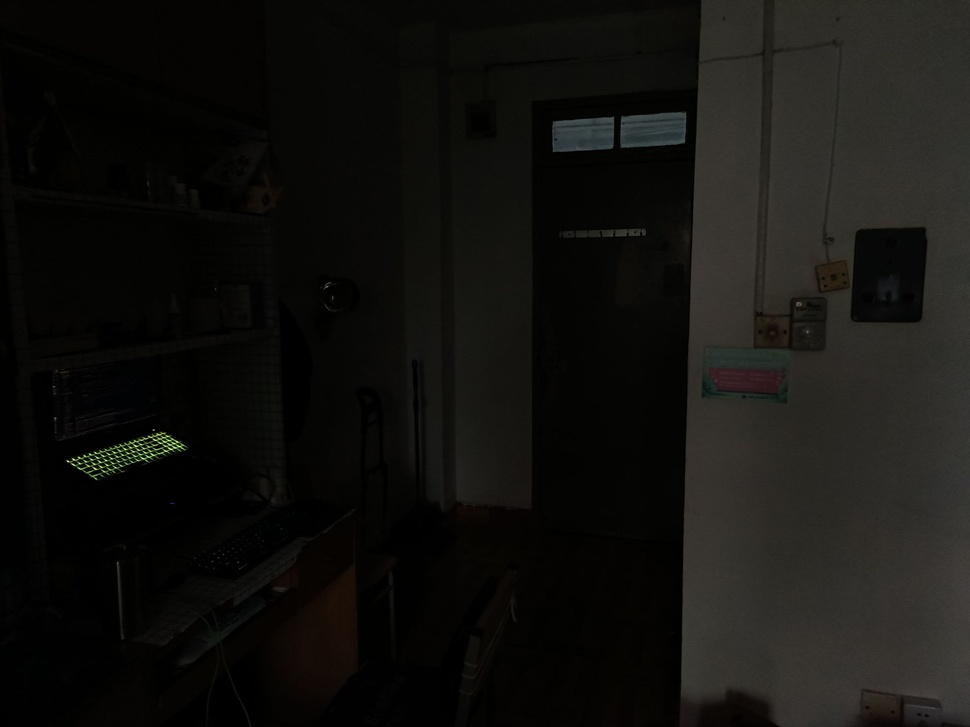
#> input picture 信息科学与工程学院/机器视觉实践/src/brightness/photo.jpg, 970 x 727 px, shrunk from 2560 x 1920 before the run
$ python -i myfft.py   (imports and definitions only)
#> lines starting #> are read from the running program, lines starting #| are printed output that depends on the picture
import logging as log
from pathlib import Path

import cv2
import matplotlib.pyplot as plt
import numpy as np
from PIL import Image, ImageDraw, ImageFont


# [60 lines left out: function add_watermark, not called in this run]


def get_watermark(input_path: Path, output_path: Path):
#> called with input_path = '../brightness/photo.jpg', output_path = 'out.png'
    log.info(f"get watermark from {input_path}")

    # 读取图像并转换为浮点型
    image = cv2.imread(str(input_path))
#> image is the input picture: shape (727, 970, 3); mean B, G, R 15.1, 18, 18.6

    # 转换为灰度图
    # b = cv2.cvtColor(image, cv2.COLOR_BGR2GRAY).astype(np.float32)
    b, g, r = cv2.split(image)
    b = b.astype(np.float32)

    # 将图像转换到频域
    dft = cv2.dft(b, flags=cv2.DFT_COMPLEX_OUTPUT)
    dft_shift = np.fft.fftshift(dft)

    # 提取水印
    magnitude = cv2.magnitude(dft_shift[:, :, 0], dft_shift[:, :, 1])
    magnitude = np.log1p(magnitude)  # 对数变换增强水印
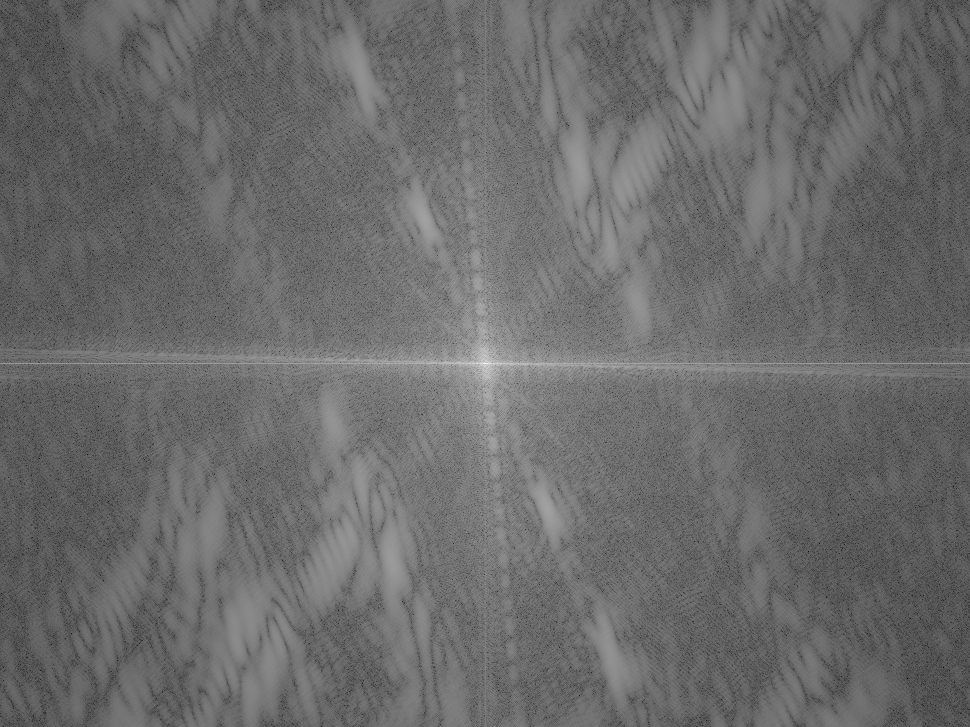
#> magnitude: shape (727, 970) float32; min 0.549, max 16.18, mean 7.12; drawn with min black and max white
    magnitude = cv2.normalize(magnitude, None, 0, 255, cv2.NORM_MINMAX).astype(np.uint8)

    # 保存转换后的图像
    cv2.imwrite(str(output_path), magnitude)

>>> result = get_watermark('../brightness/photo.jpg', 'out.png')
